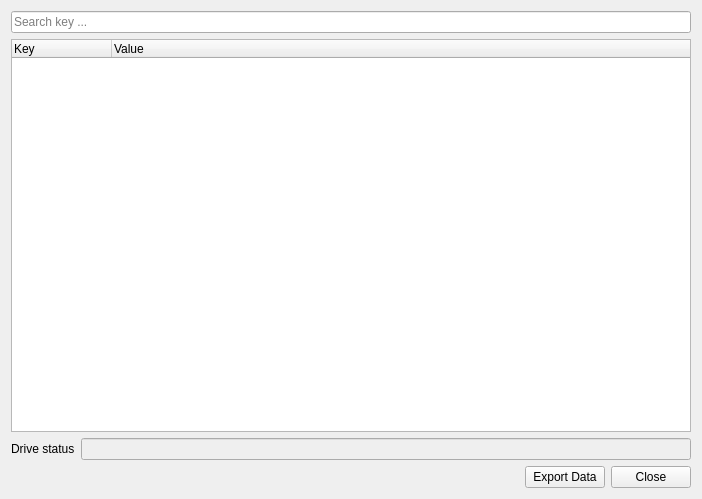
<?xml version="1.0" encoding="UTF-8"?>
<ui version="4.0">
 <class>SmartDataWidget</class>
 <widget class="QWidget" name="SmartDataWidget">
  <property name="geometry">
   <rect>
    <x>0</x>
    <y>0</y>
    <width>702</width>
    <height>499</height>
   </rect>
  </property>
  <property name="windowTitle">
   <string>SMART Data - ?</string>
  </property>
  <layout class="QVBoxLayout" name="verticalLayout">
   <item>
    <widget class="QLineEdit" name="searchLineEdit">
     <property name="text">
      <string/>
     </property>
     <property name="placeholderText">
      <string>Search key ...</string>
     </property>
    </widget>
   </item>
   <item>
    <widget class="QTreeWidget" name="treeWidget">
     <property name="contextMenuPolicy">
      <enum>Qt::ActionsContextMenu</enum>
     </property>
     <property name="iconSize">
      <size>
       <width>5</width>
       <height>5</height>
      </size>
     </property>
     <column>
      <property name="text">
       <string notr="true">Key</string>
      </property>
     </column>
     <column>
      <property name="text">
       <string>Value</string>
      </property>
     </column>
    </widget>
   </item>
   <item>
    <layout class="QFormLayout" name="formLayout">
     <item row="0" column="0">
      <widget class="QLabel" name="label">
       <property name="text">
        <string>Drive status</string>
       </property>
       <property name="margin">
        <number>5</number>
       </property>
      </widget>
     </item>
     <item row="0" column="1">
      <widget class="QLineEdit" name="statusLineEdit">
       <property name="enabled">
        <bool>false</bool>
       </property>
       <property name="alignment">
        <set>Qt::AlignCenter</set>
       </property>
      </widget>
     </item>
    </layout>
   </item>
   <item>
    <layout class="QHBoxLayout" name="horizontalLayout">
     <item>
      <spacer name="horizontalSpacer">
       <property name="orientation">
        <enum>Qt::Horizontal</enum>
       </property>
       <property name="sizeHint" stdset="0">
        <size>
         <width>40</width>
         <height>20</height>
        </size>
       </property>
      </spacer>
     </item>
     <item>
      <widget class="QPushButton" name="exportButton">
       <property name="text">
        <string>Export Data</string>
       </property>
      </widget>
     </item>
     <item>
      <widget class="QPushButton" name="closeButton">
       <property name="text">
        <string>Close</string>
       </property>
      </widget>
     </item>
    </layout>
   </item>
  </layout>
  <action name="actionCollapse_All">
   <property name="text">
    <string>Collapse All</string>
   </property>
  </action>
  <action name="actionExpand_All">
   <property name="text">
    <string>Expand All</string>
   </property>
  </action>
 </widget>
 <resources/>
 <connections/>
</ui>
